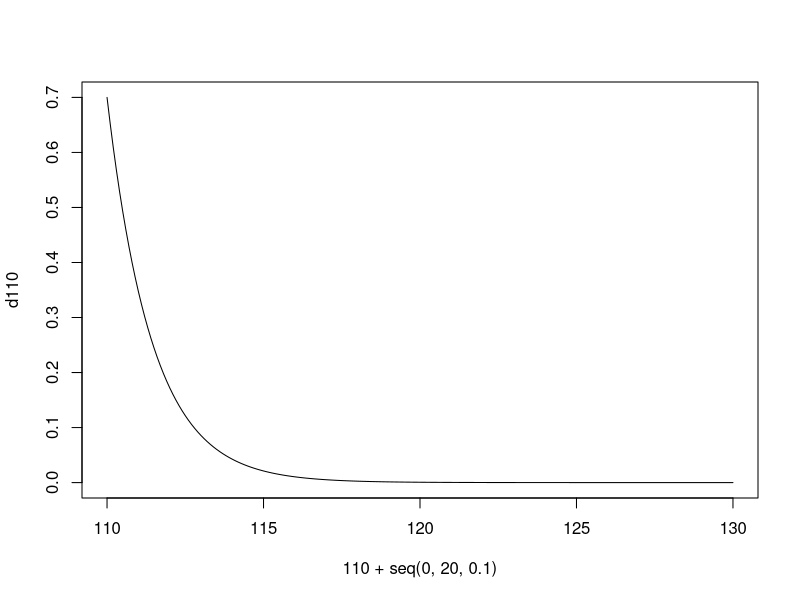
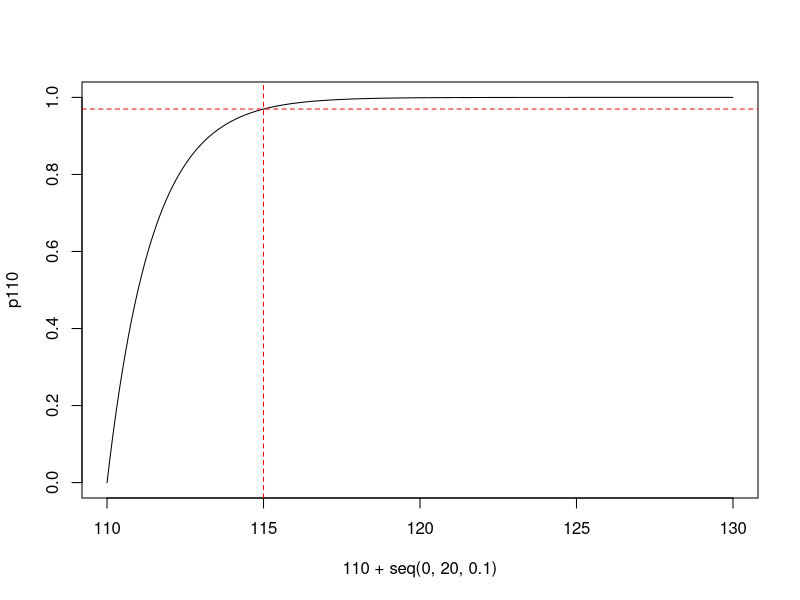
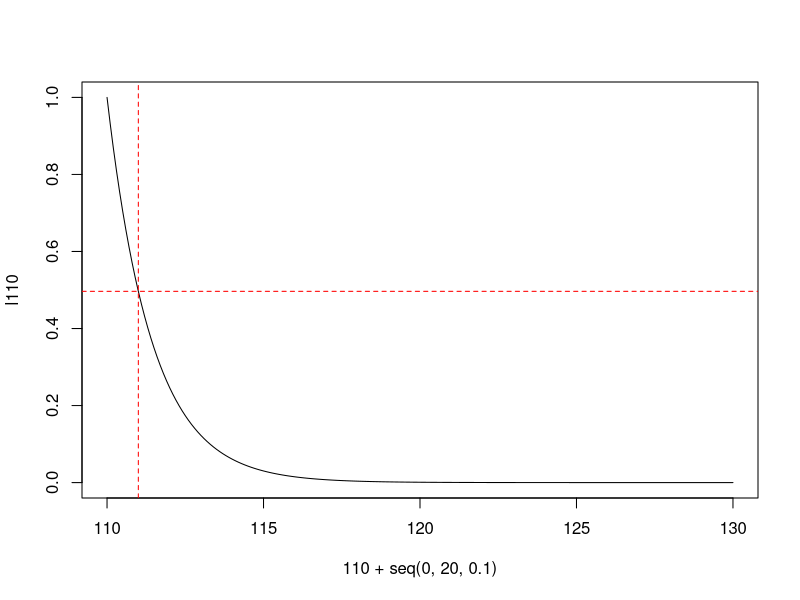
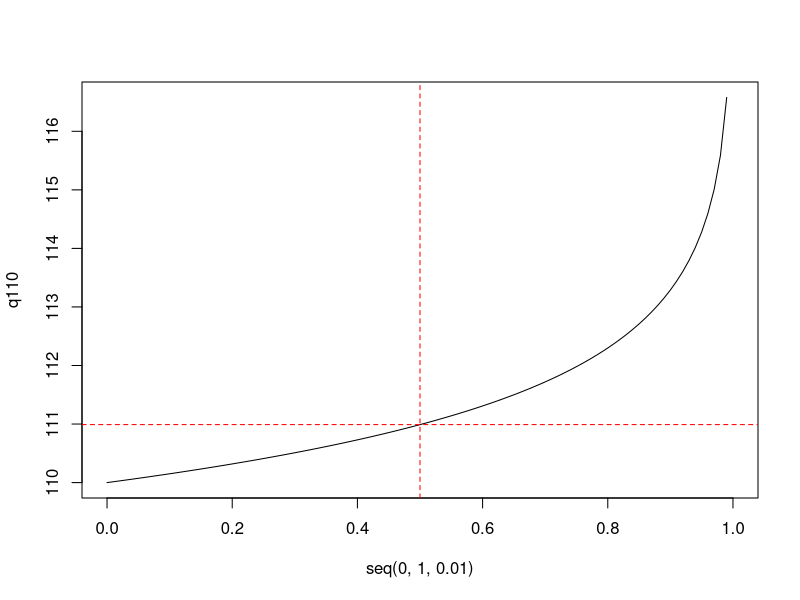
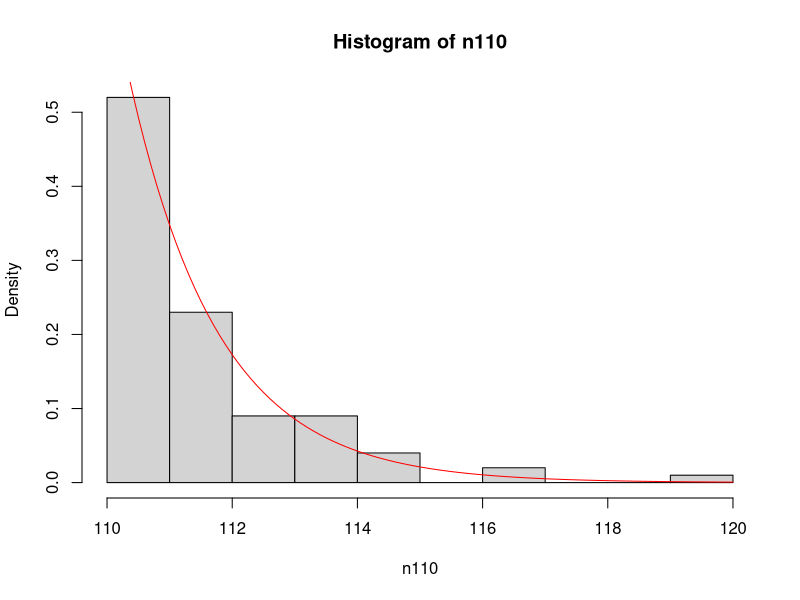
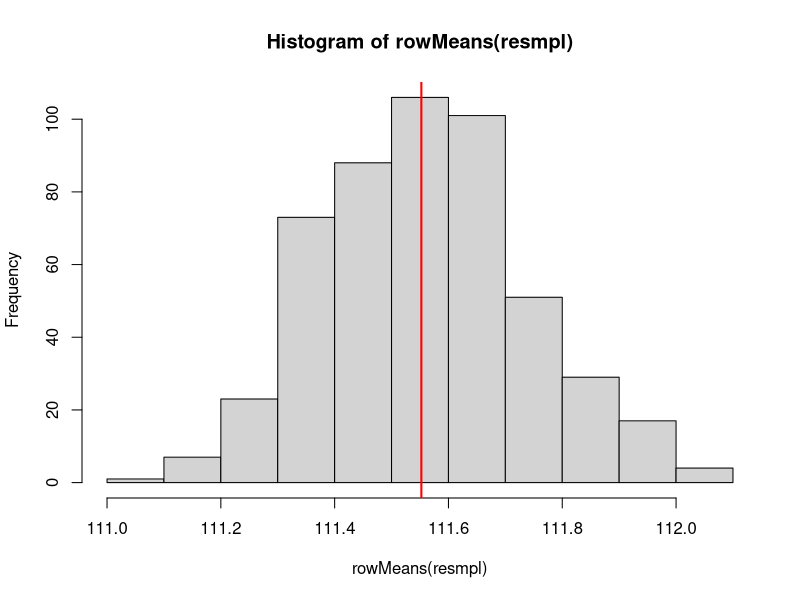
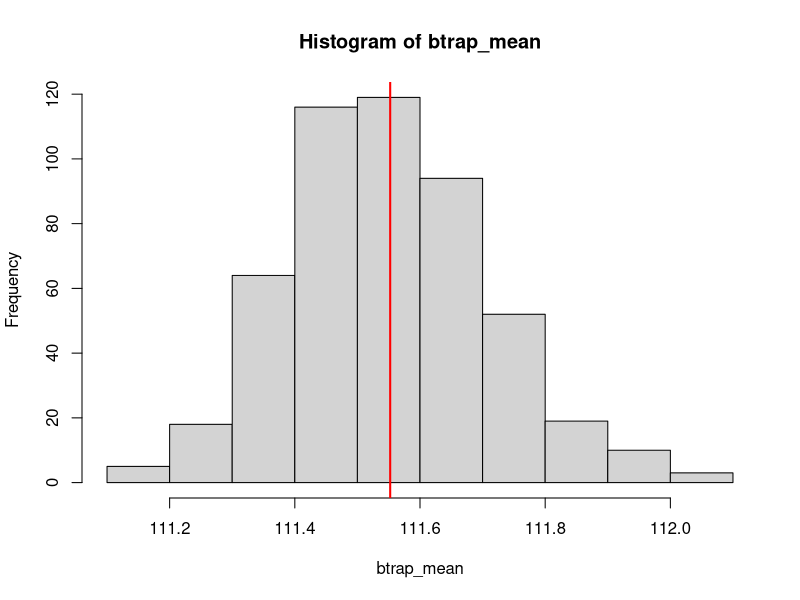
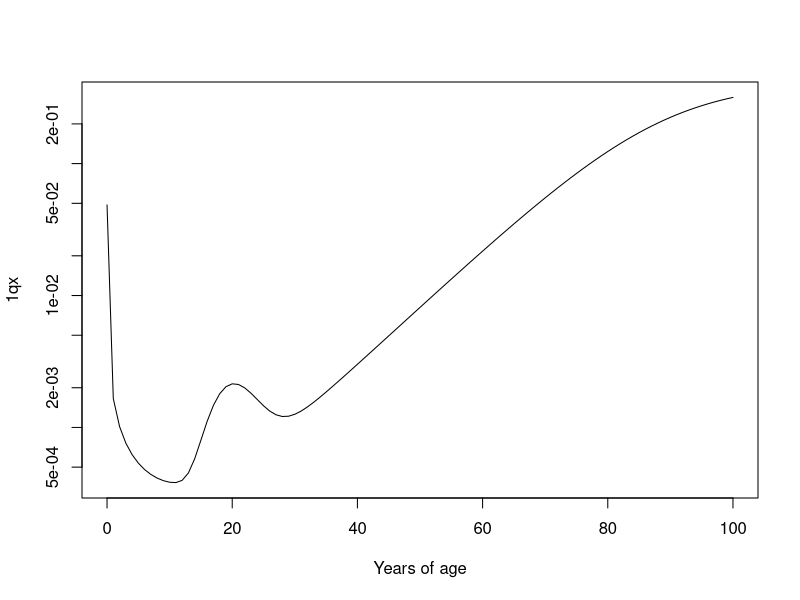

Write R code to recreate these figures, in order.
#' ---
#' title: "Probability distributions and Simulation"
#' author: "Jonas Schöley"
#' date: "September 21th, 2017"
#' output:
#'   github_document:
#'     toc: true
#'   pdf_document:
#'     toc: true
#' ---

#'## Probability distributions

#' Mortality after age 110 is flat with a death rate of 0.7 deaths per
#' person-year lived (cp. Gampe, J. (2010) "Human mortality beyond age 110"). We
#' can therefore model the distribution of deaths past age 110 with an
#' exponential density with a rate paramenter of 0.7.

# The age distribution of deaths for those who survived until age 110.
d110 <- dexp(x = seq(0, 20, 0.1), rate = 0.7)
plot(x = 110 + seq(0, 20, 0.1), y = d110, type = 'l')

#' Of those who survived until age 110, what share has died until age 115?
p <- pexp(q = 5, rate = 0.7)
p
p110 <- pexp(q = seq(0, 20, 0.1), rate = 0.7)
plot(x = 110 + seq(0, 20, 0.1), y = p110, type = 'l')
abline(h = p, v = 115, col = 'red', lty = 2)

#' Of those who survived until age 110, what share is still alive one year later?
l <- 1 - pexp(q = 1, rate = 0.7)
l
l110 <- 1 - pexp(q = seq(0, 20, 0.1), rate = 0.7)
plot(x = 110 + seq(0, 20, 0.1), y = l110, type = 'l')
abline(h = l, v = 111, col = 'red', lty = 2)

#' Of those who survived until age 110, at what age will half of them have died?
q <- 110 + qexp(p = 0.5, rate = 0.7)
q
q110 <- 110 + qexp(p = seq(0, 1, 0.01), rate = 0.7)
plot(x = seq(0, 1, 0.01), y = q110, type = 'l')
abline(h = q, v = 0.5, col = 'red', lty = 2)

#' If 10,000 people reach age 110, what is the probability to observe a person
#' reaching age 127?
10000 * (1 - pexp(q = 17, rate = 0.7))

#' How many people must live to 110 for a 99 percent change of someone surviving
#' to age 127?
0.99/(1 - pexp(q = 17, rate = 0.7))

#' What could a sample of 100 people who survived until age 110 look like in
#' terms of their ages at death?
n110 <- 110 + rexp(n = 100, rate = 0.7)
head(n110)
hist(n110, freq = FALSE)
lines(x = seq(110, 120, 0.1),
      y = dexp(x = seq(0, 10, 0.1), rate = 0.7),
      col = 'red')

#'## The central-limit theorem

#' The average age at death for those who survive until age 110+:
n110_smpl_mean <- mean(n110)
n110_smpl_mean

#' Let's say we have only observed a sub-sample of this population.
n110_smpl <- sample(n110, size = 40, replace = FALSE)
mean(n110_smpl)

#' What is the sampling distribution around the mean of our sub-sample? The 
#' central limit theorem states that it is normal. To demonstrate this fact we 
#' will draw 500 additional samples from the full population and for each sample
#' calculate the mean. The distribution of these sample averages should be 
#' approximately normal.
resmpl <- matrix(NA, nrow = 500, ncol = 40)
for (i in 1:500) {
  resmpl[i,] <- sample(n110, size = 40, replace = FALSE)
}
hist(rowMeans(resmpl))
abline(v = n110_smpl_mean, col = 'red', lwd = 2)

#'## The bootstrap

#' What is the 95% confidence interval around the mean age of death of
#' supercentenarians? We can use the bootstrap to answer this question.

# size of sample
n <- length(n110)
# number of bootstrap replications
k <- 500

# do the bootstrap
btrap <- matrix(NA, nrow = k, ncol = n)
for (i in 1:k) {
  btrap[i,] <- sample(n110, size = n, replace = TRUE)
}

#' We calculate the statistic of interest (in our case the mean) for each
#' version of the bootstrapped samples.
btrap_mean <- apply(btrap, MARGIN = 1, FUN = mean)

#' The histogram of the distribution of the bootstrapped means shows the 
#' sampling distribution of the means.
hist(btrap_mean)
abline(v = mean(n110), col = 'red', lwd = 2)

#' We can then calculate statistics for the sampling distribution of the means
#' such the standard deviation, which we will call the standard error of the
#' estimate for the sample mean.
sd_btrap_mean <- sd(btrap_mean)

#' Having estimated the standard error of the sample mean we can construct
#' confidence intervals.
mean(n110) - 1.96*sd_btrap_mean
mean(n110) + 1.96*sd_btrap_mean

#' Compare that to the confidence intervals as calculated from a t.test:
t.test(n110)

#' The advantage of the bootstrap is that it provides us with an estimate for
#' the standard error of all kinds of statistics. Next, we bootstrap 95 %
#' confidence intervals for the coefficient of variation of the ages at death
#' for supercentenarians.

CV <- function (x) {
  sd(x)/ mean(x)
}

btrap_cv <- apply(btrap, MARGIN = 1, FUN = CV)
sd_btrap_cv <- sd(btrap_cv)
CV(n110) - 1.96*sd_btrap_cv
CV(n110) + 1.96*sd_btrap_cv

#'## Simulation of ages at death

# Heligman-Pollard mortality model
HP <- function (x, A, B, C, D, E, f, G, H, K) {
  qx = A^((x+B)^C) + D*exp(-E*(log(x)-log(f))^2) + (G*H^x)/(1+K*G*H^x)
  return(qx)
}

# parameters which predict single year qx for a modern human population
A = 0.0016; B = 0.00112; C = 0.1112
D = 0.00163; E = 16.71; f = 20.03
G = 0.0000502; H = 1.1074; K = 2.41

curve(HP(x, A, B, C,
         D, E, f,
         G, H, K),
      from = 0, to = 100, log = "y", xlab = "Years of age", ylab = "1qx")

lx = 1e5 # cohort size at birth
i = 0 # starting age

# simulate cohort ages at death following HP qx pattern
# end simulation when everyone is dead
age_at_death = NULL; while (lx > 0) {
  qx = HP(i, A, B, C, D, E, f, G, H, K)
  
  # determine if subject dies during [x, x+w)
  survival_indicator = rbinom(n = lx, size = 1, prob = qx)
  # number of deaths during [x, x+w)
  dx = sum(survival_indicator)
  
  # add ages at death of those who died to existing records
  age_at_death = c(age_at_death, rep(i, dx))
  
  # update number of survivors to x+w
  lx = lx-dx
  # update current age
  i=i+1
}

head(age_at_death)

hist(age_at_death, breaks = 0:120, probability = TRUE)
